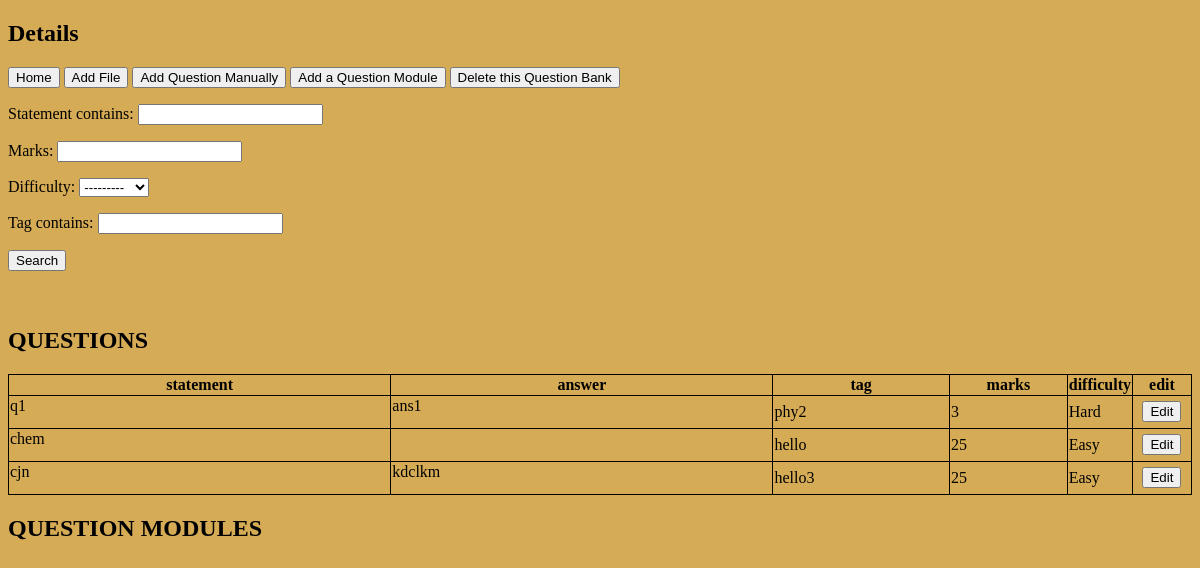
Before: /detail_qb/qb1/ (signed in) with the older database file.
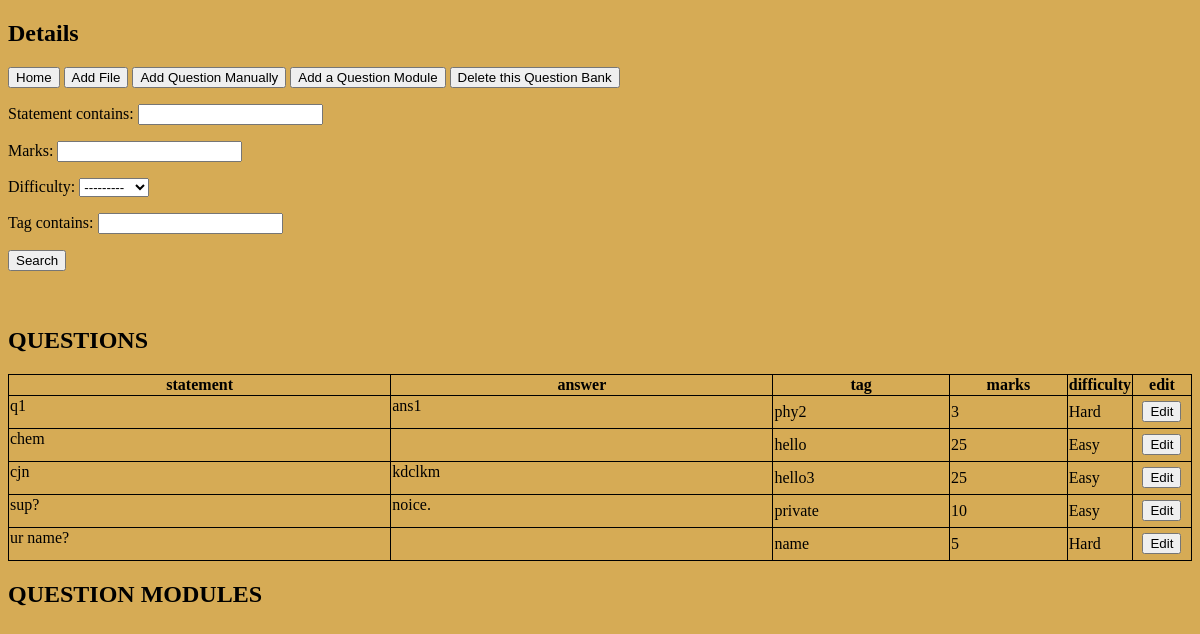
After: the same page with the newer database file.
### Home/models.py (models this page shows, shortened)
class Questions_Main(models.Model):
    EASY = 'Easy'
    MEDIUM = 'Medium'
    HARD = 'Hard'
    DIFFICULTY_CHOICES = [
        (EASY, 'Easy'),
        (MEDIUM, 'Medium'),
        (HARD, 'Hard'),
    ]
    username = models.CharField(max_length=150)
    qb_name = models.CharField(max_length=50)
    statement = models.TextField()
    answer = models.TextField(blank=True, null=True)
    marks = models.IntegerField()
    difficulty = models.CharField(max_length=100, choices=DIFFICULTY_CHOICES, default=EASY)
    tag = models.CharField(max_length=30)

### Home/views.py (the view)
# urls.py: path('detail_qb/<name>/', views.detail_qb, name='detail_qb'),
def detail_qb(request, name):
    qb_detail_list = Question_Banks_Main.objects.filter(username=request.user.username, name=name)[1:]
    ques_list = Questions_Main.objects.filter(username=request.user.username, qb_name=name)
    ques_module_list = Question_Module.objects.filter(username=request.user.username, qb_name=name)
    filter=QuestionsFilter(request.GET,queryset=ques_list)
    return render(request, 'detail_qb.html', {
        'filter':filter,
        'qb_detail_list': qb_detail_list,
        'ques_list': ques_list,
        'qb_name': name,
        'ques_module_list': ques_module_list
    })

### templates/detail_qb.html (shortened to what this page needs)
{% extends 'base.html' %}
{% block content %}
  <h2>Details</h2>
<span>
     <button><a href="{% url 'Home:qbList' %}">Home</a></button>
 </span>
 <span>
     <button><a href="{% url 'Home:upload_qbfile' name=qb_name %}">Add File</a></button>
 </span>
 <span>
     <button><a href="{% url 'Home:add_ques_manually' name=qb_name %}">Add Question Manually</a></button>
 </span>
 <span>
     <button><a href="{% url 'Home:add_ques_module' name=qb_name %}">Add a Question Module</a></button>
 </span>
 <span>
     <button><a href="{% url 'Home:delete_qb' name=qb_name %}">Delete this Question Bank</a></button>
 </span>
<form method="GET">
{{ filter.form.as_p }}
<button type="submit">Search</button>
</form>
<br><br>
<h2>QUESTIONS</h2>
<div class="container">
<table class="userss" style="width: 100%">
    <tr>
        <th class="stat">statement</th>
        <th class="ans">answer</th>
        <th class="tag">tag</th>
        <th class="marks">marks</th>
        <th class="diff">difficulty</th>
        <th class="ed">edit</th>
    </tr>
    {% for ques in filter.qs %}
    <tr>
        <td><div><a href="{% url 'Home:view_ques' id=ques.id %}" target="_blank">{{ ques.statement }}</a></div></td>
        <td><div><a href="{% url 'Home:view_ans' id=ques.id %}" target="_blank">{{ ques.answer }}</a></div></td>
        <td>{{ ques.tag }}</td>
        <td>{{ ques.marks }}</td>
        <td>{{ ques.difficulty }}</td>
        <td align="center"><button><a href="{% url 'Home:edit_ques' id=ques.id %}">Edit</a></button></td>
    </tr>
    {% endfor %}
</table>
</div>
<h2>QUESTION MODULES</h2>
{% endblock %}

### templates/base.html (shortened to what this page needs)
<!DOCTYPE html>
<html>
<head>
</head>
<body>
  <main>
    {% block content %}
    {% endblock %}
  </main>
</body>
</html>

### templates/base.html (style rules this page uses)
body { background-color: #D6AB55; }
table, th, td { border: 1px solid black; border-collapse: collapse; }
td > div { height:30px; overflow: hidden; text-overflow: ellipsis; white-space: nowrap; }
.stat { width: 32.5%; }
.ans { width: 32.5%; }
.tag { width: 15%; }
.marks { width: 10%; }
.diff { width: 5%; }
.ed { width: 5%; }
a:link { text-decoration: none; color: black; }

Changed rows visible on the page:
added Questions_Main: statement "sup?", answer "noice.", tag "private", marks "10", difficulty "Easy"
added Questions_Main: statement "ur name?", tag "name", marks "5", difficulty "Hard"
